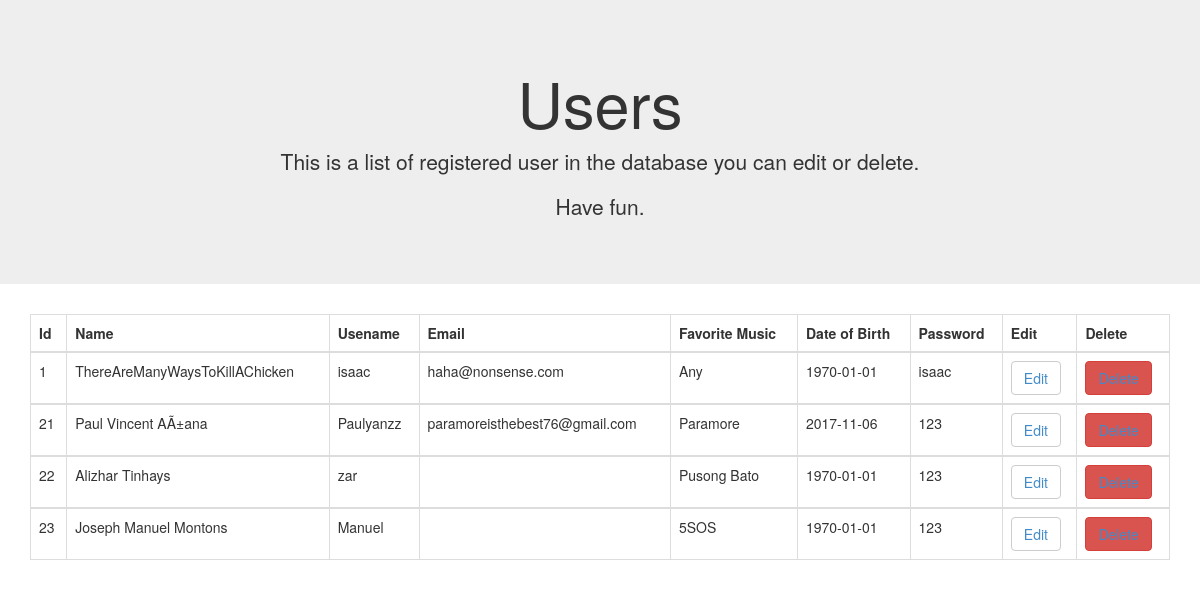
Screenshot of /user.php with the database file from the repository.
### tables this page shows
CREATE TABLE `users` (
  `id` int(255) NOT NULL,
  `name` varchar(255) NOT NULL,
  `username` varchar(255) NOT NULL,
  `email` varchar(255) NOT NULL,
  `favoritemusic` varchar(255) NOT NULL,
  `dateofbirth` date DEFAULT NULL,
  `password` varchar(255) NOT NULL
);

### user.php (the view, shortened to what this page needs)
<?php
include "server.php";
?>
<!DOCTYPE html>
<html>
<head>
	<link href="assets/css/bootstrap.css" rel="stylesheet" />
</head>
<body>
	<div class="jumbotron jumbotron-fluid text-center">
  <div class="container">
    <h1 class="display-3">Users</h1>
    <p class="lead">This is a list of registered user in the database you can edit or delete.</p>
    <p class="lead">Have fun.</p>
  </div>
</div>
<div class="container">
	<div class="table-responsive">
		<table class="table table-bordered">
			<thead>
				<tr>
					<th scope="col">Id</th>
					<th scope="col">Name</th>
					<th scope="col">Usename</th>
					<th scope="col">Email</th>
					<th scope="col">Favorite Music</th>
					<th scope="col">Date of Birth</th>
					<th scope="col">Password</th>
					<th scope="col">Edit</th>
					<th scope="col">Delete</th>
				</tr>
			</thead>
	<?php
	$record = mysqli_query($db, "SELECT * FROM `users` ");
	while($data = mysqli_fetch_array($record))
	{
		?>
	<tbody>
		<tr>
			<td><?php echo $data['id'];?></td>
			<td><?php echo $data['name'];?></td>
			<td><?php echo $data['username'];?></td>
			<td><?php echo $data['email'];?></td>
			<td><?php echo $data['favoritemusic'];?></td>
			<td><?php echo $data['dateofbirth'];?></td>
			<td><?php echo $data['password'];?></td>
			<td><button id='edit' class="btn btn-default"><a href="edit.php?id=<?php echo $data['id'];?>">Edit</a></button></td>
			<td><button type="button" id='del' class="btn btn-danger"><a href="delete.php? id=<?php echo $data['id'];?>">Delete</a></button></td>
		</tr>
	</tbody>
		<?php
	}
	?>
		</table>
	</div>
</div>
</body>
</html>

### rows the page displays
users: id "1", name "ThereAreManyWaysToKillAChicken", username "isaac", email "haha@nonsense.com", favoritemusic "Any", dateofbirth "1970-01-01", password "isaac"
users: id "21", name "Paul Vincent AÃ±ana", username "Paulyanzz", email "paramoreisthebest76@gmail.com", favoritemusic "Paramore", dateofbirth "2017-11-06", password "123"
users: id "22", name "Alizhar Tinhays", username "zar", favoritemusic "Pusong Bato", dateofbirth "1970-01-01", password "123"
users: id "23", name "Joseph Manuel Montons", username "Manuel", favoritemusic "5SOS", dateofbirth "1970-01-01", password "123"
